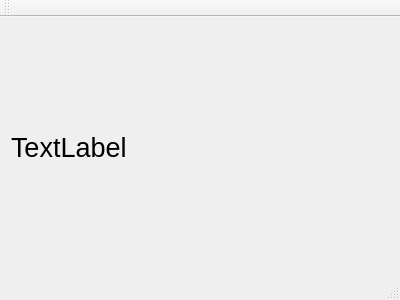
<?xml version="1.0" encoding="UTF-8"?>
<ui version="4.0">
 <class>MainWindow</class>
 <widget class="QMainWindow" name="MainWindow">
  <property name="geometry">
   <rect>
    <x>0</x>
    <y>0</y>
    <width>400</width>
    <height>300</height>
   </rect>
  </property>
  <property name="windowTitle">
   <string>MainWindow</string>
  </property>
  <widget class="QWidget" name="centralWidget">
   <layout class="QHBoxLayout" name="horizontalLayout">
    <item>
     <widget class="QLabel" name="label">
      <property name="font">
       <font>
        <pointsize>20</pointsize>
       </font>
      </property>
      <property name="text">
       <string>TextLabel</string>
      </property>
     </widget>
    </item>
   </layout>
  </widget>
  <widget class="QMenuBar" name="menuBar">
   <property name="geometry">
    <rect>
     <x>0</x>
     <y>0</y>
     <width>400</width>
     <height>21</height>
    </rect>
   </property>
  </widget>
  <widget class="QToolBar" name="mainToolBar">
   <attribute name="toolBarArea">
    <enum>TopToolBarArea</enum>
   </attribute>
   <attribute name="toolBarBreak">
    <bool>false</bool>
   </attribute>
  </widget>
  <widget class="QStatusBar" name="statusBar"/>
 </widget>
 <layoutdefault spacing="6" margin="11"/>
 <resources/>
 <connections/>
</ui>
